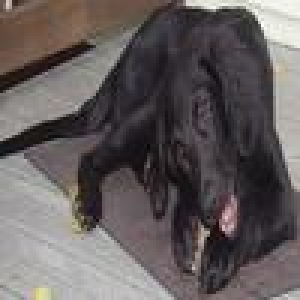
#> input picture Cropped/n02099267-flat-coated_retriever/n02099267_1142-0.jpg, 100 x 100 px (shown 3 times larger); its folder holds 4 pictures in this run
$ jupyter execute --allow-errors Assigment_2.ipynb
#> lines starting #> are read from the running program, lines starting #| are printed output that depends on the picture
# Programming Assignment-2

[cell 1]
import pathlib
from tqdm import tqdm
import cv2
import imageio.v3 as iio
import os.path
import os
import numpy as np
import pandas as pd
from pathlib import Path
import warnings
warnings.filterwarnings("ignore")

[cell 2]
desktop = pathlib.Path("/Users/Assignment-1/Cropped")
files=list(desktop.rglob("*/*"))
four_label=['Walker_hound','Boston_bull','Lhasa','flat-coated_retriever']

[cell 3]
os.path.splitext(files[0])
len(files)

[cell 4]
def hist_grayscale(path):
    img = iio.imread(uri=path, mode="L")
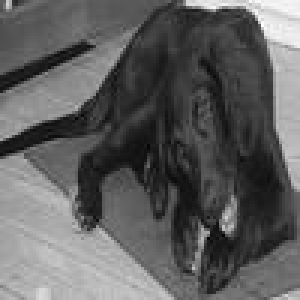
#> img: shape (100, 100) (shown 3 times larger); min 2, max 254, mean 95.2
    histogram, bin_edges = np.histogram(img, bins=256, range=(0, 256))
#> histogram = 256 values, max 102 at index 35, min 0 at index 0, mean 39.06; bin_edges = 257 values from 0 to 256
    return histogram
def Label(path):
    file_path = str(Path(path))
    last_separator_index = file_path.rfind('/')
    second_last_separator_index = file_path.rfind('/', 0, last_separator_index)
    breed_folder = file_path[second_last_separator_index + 1:last_separator_index]
    if breed_folder == 'n02099267-flat-coated_retriever':
        breed_folder=breed_folder.split('-')[1]+'-'+breed_folder.split('-')[2]
    else:
        breed_folder=breed_folder.split('-')[1]
    return breed_folder

[cell 5]
label=[]
df = pd.DataFrame(np.NaN,index=range(len(files)),columns=range(0,256))
idx=0
for i in tqdm(files):
    histogram=hist_grayscale(i)
    label.append(Label(i))
    df.loc[idx]=histogram
    idx+=1
#> pass 2 of the loop `for i in tqdm(files):`:
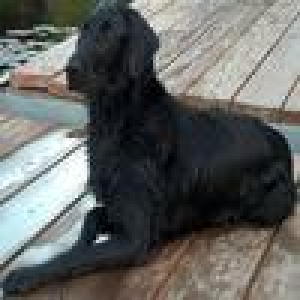
#> input picture Cropped/n02099267-flat-coated_retriever/n02099267_1184-0.jpg, 100 x 100 px (shown 3 times larger)
#> in hist_grayscale (call 2), `img = iio.imread(uri=path, mode="L")`:
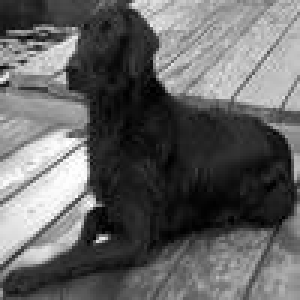
#> img: shape (100, 100) (shown 3 times larger); min 0, max 254, mean 99.6
#> in hist_grayscale (call 2), `histogram, bin_edges = np.histogram(img, bins=256, range=(0, 256))`: histogram = 256 values, max 121 at index 33, min 0 at index 255, mean 39.06

[cell 6]
df,len(label)

[cell 7]
df.index=label

[cell 8]
from sklearn import preprocessing
scaler = preprocessing.StandardScaler()
df = pd.DataFrame(scaler.fit_transform(df), columns=df.columns,index=df.index)

[cell 9]
df

[cell 10]
from sklearn.model_selection import train_test_split
train=pd.DataFrame()
test=pd.DataFrame()

for i in list(df.index.unique()):
    X_train, X_test, y_train, y_test = train_test_split(df.loc[i],df.loc[i].index , train_size=0.8, random_state=42)
    train=pd.concat([train,X_train])
    test=pd.concat([test,X_test])
train_label=train.index
test_label=test.index

[cell 11]
train

[cell 12]
from collections import Counter
value_counts = Counter(train_label)
for i,j in value_counts.items():
    print(i,j)

[cell 13]
value_counts = Counter(test_label)
for i,j in value_counts.items():
    print(i,j)
